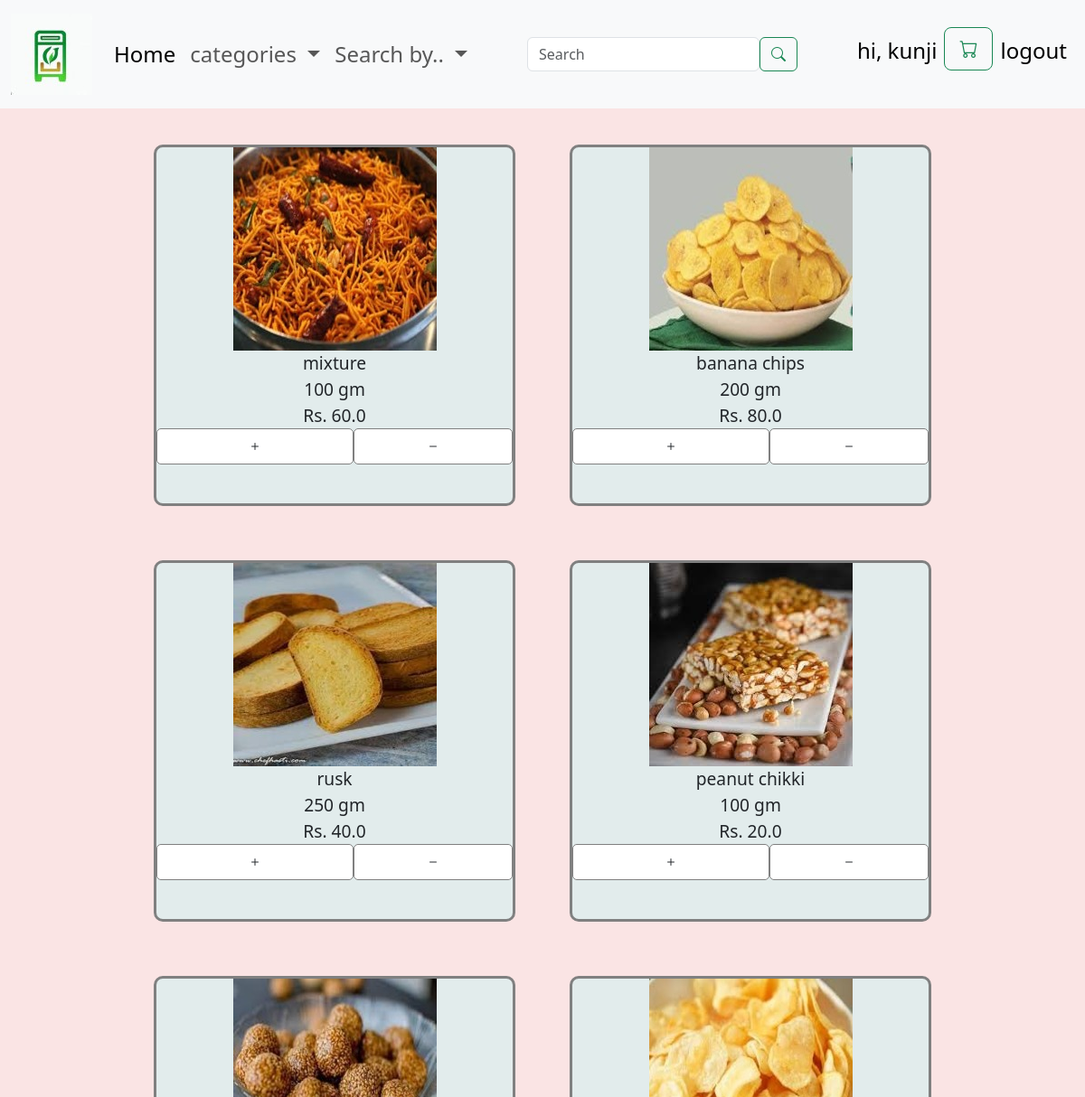
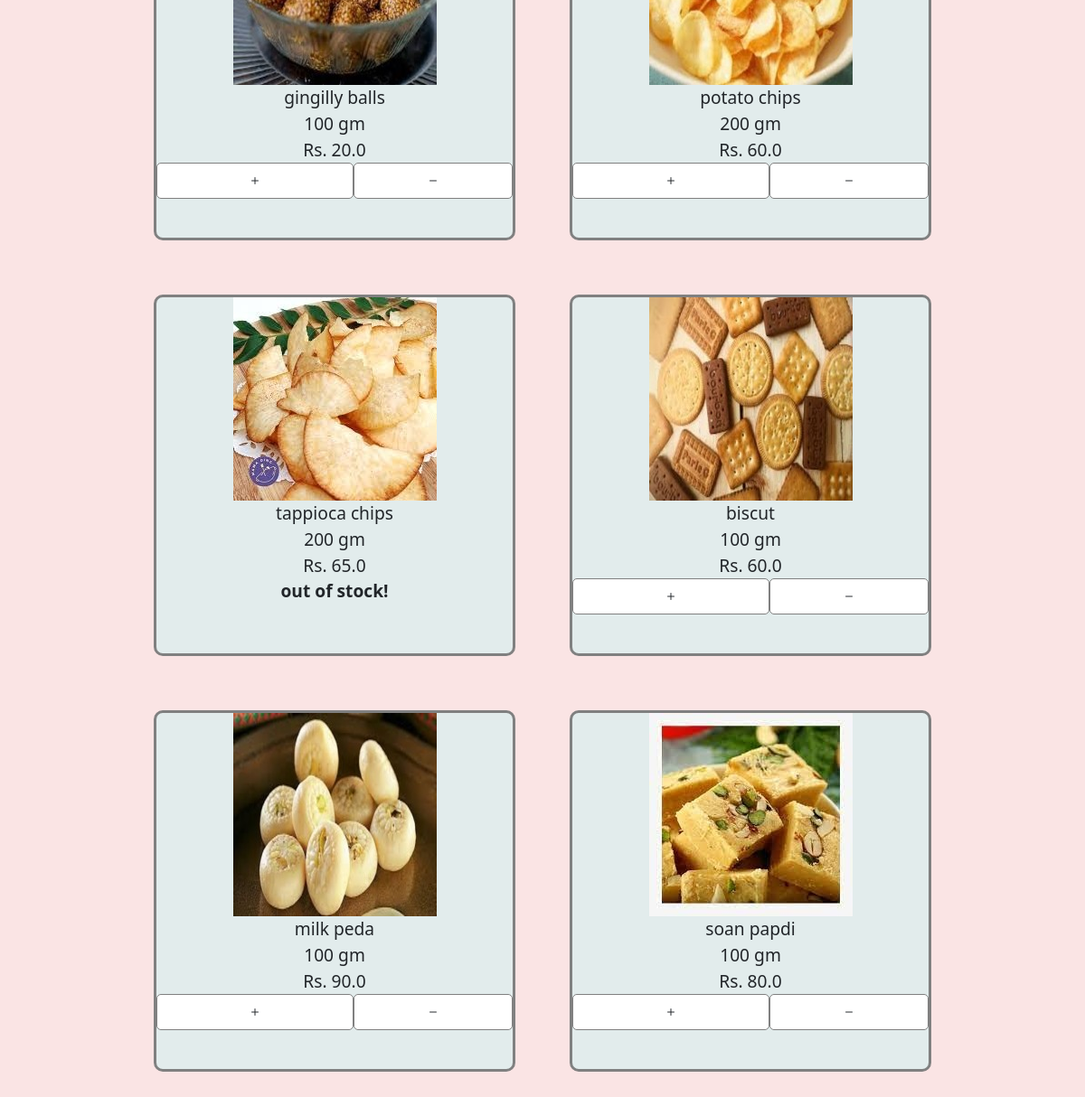
Page /fsearch?category=snacks (signed in) on the committed database (2 pictures, top to bottom).
### application/models.py (models this page shows, shortened)
class user(db.Model,UserMixin):
    id=db.Column(db.Integer(),primary_key=True)
    uname=db.Column(db.String(length=30),nullable=False,unique=True)
    pswdhash=db.Column(db.String(length=60),nullable=False)
    role=db.Column(db.String(length=10),nullable=False,default='User')
    cart = db.relationship('Cart', backref='user', lazy=True)
    @property
    def password(self):
        return self.password

class prod(db.Model):
    id=db.Column(db.Integer(),primary_key=True)
    catid = db.Column(db.Integer(), db.ForeignKey('cat.id',name='fkpc'), nullable=False)
    pname=db.Column(db.String(length=30),nullable=False,unique=True)
    price = db.Column(db.Float, nullable=False)
    unit=db.Column(db.String(length=15),nullable=False)
    qty=db.Column(db.Integer(),nullable=False,default=0)
    stock=db.Column(db.Integer(),nullable=False,default=20)
    sold=db.Column(db.Integer(),nullable=False)

### application/controllers.py (the view, shortened to what this page needs)
@login_required
@app.route('/fsearch',methods=['GET','POST'])
def fsearch():
    d={}
    for i in current_user.cart:
        d[i.Pid]=i.no
    fp = prod.query.all()
    cats=cat.query.all()
    m=False
    product=request.args.get('search')
    if product:
        query = "%"+product+"%"
        fp=prod.query.filter(prod.pname.like(query)).all()
        return render_template('fsearch.html',products=fp)
    category = request.args.get('category')
    price = request.args.get('price')
    expiry = request.args.get('expiry')
    fp = prod.query.all()
    cats=cat.query.all()
    m=False
    if category:
        category="%"+category+"%"
        cate=cat.query.filter(cat.cname.like(category)).first()
        if cate:
            cid=cate.id
            fp = prod.query.filter(prod.catid==cid)
            m=True
        else:
            return render_template('fsearch.html',products=None)
    if expiry:
        fp = [p for p in fp if p.expiry<=expiry]
        m=True
    if not m:
        return render_template('fsearch.html',products=None)
    return render_template('fsearch.html', products=fp,cate=cats,d=d)

### application/models.py (called while the page is built)
@login_manager.user_loader
def load_user(user_id):
    return user.query.get(int(user_id))

### templates/fsearch.html (shortened to what this page needs)
{%extends 'base.html'%}
{%block content%}
<div class="blockcontent">
{%if products%}
<div class="fscont">
{%for j in products%}
<div class="prod">
<div class="pic"><img src="{{ url_for('static', filename='images/prod/'+ j.pname+'.jpeg') }}" alt="product img"></div>
<div class="name">{{j.pname}}</div>
<div class="paq">
    {{j.qty}}
    {{j.unit}}
</div>
<div class="price">Rs. {{j.price}}</div>
{%if j.stock>0%}
<div class="atc">
    <div class="button1">
    <form action="{{ url_for('modifycart', prodid=j.id) }}" method="post">
        <button class="btn" type="submit" name="action" value="add">
            <i class="bi bi-plus"></i>
        </button>
    </form>
    </div>
    <div class="button2">
    <form action="{{ url_for('modifycart', prodid=j.id) }}" method="post">
        <button class="btn" type="submit" name="action" value="remove">
            <i class="bi bi-dash"></i>
        </button>
    </form>
    </div>
</div>
{%else%}
<div class="oof"><strong>out of stock!</strong></div>
{%endif%}
</div>
{%endfor%}
</div>
{%else%}
<span><b>Sorry,No such product :/<b></span>
{%endif%}
</div>
{%endblock%}

### templates/base.html (shortened to what this page needs)
<!doctype html>
<html lang="en">
   <head>
      <link href="https://cdn.jsdelivr.net/npm/bootstrap@5.3.1/dist/css/bootstrap.min.css" rel="stylesheet">
      <link href="https://cdn.jsdelivr.net/npm/bootstrap-icons@1.10.5/font/bootstrap-icons.min.css" rel="stylesheet">
      <link rel="stylesheet" href="static/css/hp.css">
      <link rel="stylesheet" href="static/css/fs.css">
      <link rel="stylesheet" href="static/css/base.css">
      <link rel="stylesheet" href="static/css/cart.css">
   </head>
   <body>
      <nav class="navbar navbar-expand-md bg-body-tertiary">
        <div class="container-fluid">
          <a class="navbar-brand" href="#"><img src="{{ url_for('static', filename='images/logo/small.jpg') }}" alt="logo"> </a>
          <div class="collapse navbar-collapse" id="navbarSupportedContent">
            <ul class="navbar-nav mb-2 mb-lg-0">
              <li class="nav-item">
                <a class="nav-link active" aria-current="page" href="{{url_for('hp')}}">Home</a>
              </li>
              <li class="nav-item dropdown">
                <a class="nav-link dropdown-toggle" href="#" role="button" data-bs-toggle="dropdown" aria-expanded="false">
                    categories
                </a>
              </li>
              <li class="nav-item dropdown">
                <a class="nav-link dropdown-toggle" href="#" role="button" data-bs-toggle="dropdown" aria-expanded="false">
                  Search by..
                </a>
              </li>
            </ul>
            <ul class="navbar-nav mx-auto">
              <li class="nav-item">
                  <form class="d-flex" role="search" action="/fsearch" method="GET">
                      <input class="form-control" style="max-width: 700px;" type="search" name="search" placeholder="Search" aria-label="Search">
                      <button class="btn btn-outline-success" type="submit">
                          <i class="bi bi-search"></i>
                      </button>
                  </form>
              </li>
             </ul>
            <ul class="navbar-nav mb-2 navright">
            <li class="nav-item ">
              <a class="nav-link active custom-link" aria-current="page" href="#">hi, {{current_user.uname}}</a>
            </li>
            <li class="nav-item">
            <a href="{{ url_for('cart') }}" class="btn btn-outline-success btn-lg">
            <i class="bi bi-cart bi-lg"></i>
            </a>
            </li>
            <li class="nav-item ">
                <a class="nav-link active custom-link" aria-current="page" href="{{ url_for('logout') }}">logout</a>
            </li>
          </ul>
          </div>
        </div>
      </nav>
            {%block content%}
            {% endblock %}
   </body>
</html>

### static/css/hp.css (style rules this page uses)
.blockcontent { margin-top: 60px; }
.hpcat .prod .atc .button1,.button2,.qty { border: 1px solid grey; background-color: rgb(255, 255, 255); flex-grow: 1; flex-basis: 0; border-radius: 5px; }

### static/css/fs.css (style rules this page uses)
.fscont { display: flex; flex-wrap: wrap; justify-content: center; }
.fscont .prod { border: 3px solid grey; margin: 30px; width: 400px; height: 400px; text-align: center; border-radius: 10px; background-color: rgb(226, 236, 236); font-size:larger; }
.fscont .prod .atc { display: flex; flex-wrap: wrap; }
.fscont .prod .atc .button1,.button2,.qty { border: 1px solid grey; background-color: rgb(255, 255, 255); flex-grow: 1; border-radius: 5px; }
.fscont button { width:100%; }

### static/css/base.css (style rules this page uses)
.navbar { position: fixed; top: 0; left: 0; width: 100%; padding: 10px 0; z-index: 9999; }
.nav-item { font-size:x-large; }
html { scroll-behavior: smooth; }

### templates/base.html (style rules this page uses)
body { background-color: rgb(250, 228, 228); }

### rows in the picture
user: uname "kunji"
prod: pname (picture), pname "mixture", qty "100", unit "gm", price "60.0"
prod: pname (picture), pname "banana chips", qty "200", unit "gm", price "80.0"
prod: pname (picture), pname "rusk", qty "250", unit "gm", price "40.0"
prod: pname (picture), pname "peanut chikki", qty "100", unit "gm", price "20.0"
prod: pname (picture), pname "gingilly balls", qty "100", unit "gm", price "20.0"
prod: pname (picture), pname "potato chips", qty "200", unit "gm", price "60.0"
prod: pname (picture), pname "tappioca chips", qty "200", unit "gm", price "65.0", stock "out of stock!"
prod: pname (picture), pname "biscut", qty "100", unit "gm", price "60.0"
prod: pname (picture), pname "milk peda", qty "100", unit "gm", price "90.0"
prod: pname (picture), pname "soan papdi", qty "100", unit "gm", price "80.0"
